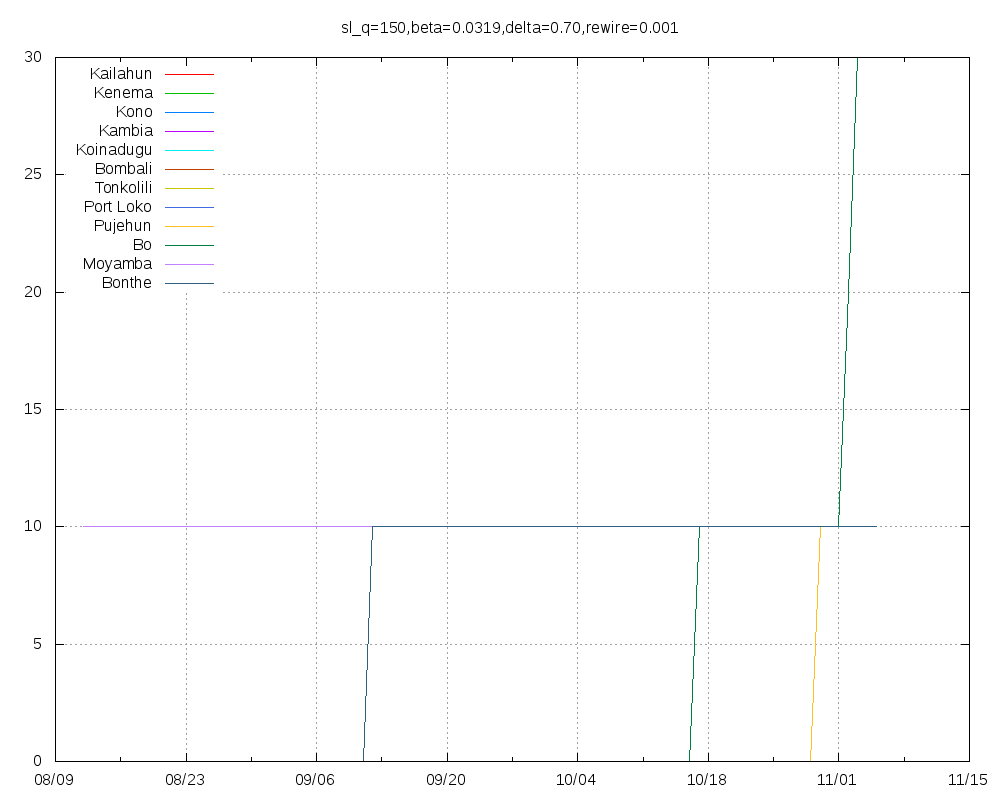

This chart was generated by the following gnuplot code:
set title "sl_q=150,beta=0.0319,delta=0.70,rewire=0.001"
set key top left
set grid
set xdata time
set timefmt "%Y-%m-%d"
set terminal png size 1000,800
set output "sl_q=150,beta=0.0319,delta=0.70,rewire=0.001.png"
plot "Kailahun.tab" using 1:2 title "Kailahun" with lines,"Kenema.tab" using 1:2 title "Kenema" with lines,"Kono.tab" using 1:2 title "Kono" with lines,"Kambia.tab" using 1:2 title "Kambia" with lines,"Koinadugu.tab" using 1:2 title "Koinadugu" with lines,"Bombali.tab" using 1:2 title "Bombali" with lines,"Tonkolili.tab" using 1:2 title "Tonkolili" with lines,"Port_Loko.tab" using 1:2 title "Port Loko" with lines,"Pujehun.tab" using 1:2 title "Pujehun" with lines,"Bo.tab" using 1:2 title "Bo" with lines,"Moyamba.tab" using 1:2 title "Moyamba" with lines,"Bonthe.tab" using 1:2 title "Bonthe" with lines
